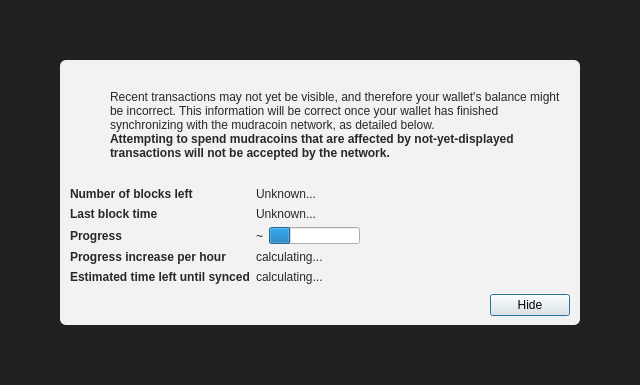
<?xml version="1.0" encoding="UTF-8"?>
<ui version="4.0">
 <class>ModalOverlay</class>
 <widget class="ModalOverlay" name="ModalOverlay">
  <property name="geometry">
   <rect>
    <x>0</x>
    <y>0</y>
    <width>640</width>
    <height>385</height>
   </rect>
  </property>
  <property name="windowTitle">
   <string>Form</string>
  </property>
  <layout class="QVBoxLayout" name="verticalLayout" stretch="0">
   <property name="sizeConstraint">
    <enum>QLayout::SetDefaultConstraint</enum>
   </property>
   <property name="leftMargin">
    <number>0</number>
   </property>
   <property name="topMargin">
    <number>0</number>
   </property>
   <property name="rightMargin">
    <number>0</number>
   </property>
   <property name="bottomMargin">
    <number>0</number>
   </property>
   <item>
    <widget class="QWidget" name="bgWidget" native="true">
     <property name="styleSheet">
      <string notr="true">#bgWidget { background: rgba(0,0,0,220); }</string>
     </property>
     <layout class="QVBoxLayout" name="verticalLayoutMain" stretch="1">
      <property name="leftMargin">
       <number>60</number>
      </property>
      <property name="topMargin">
       <number>60</number>
      </property>
      <property name="rightMargin">
       <number>60</number>
      </property>
      <property name="bottomMargin">
       <number>60</number>
      </property>
      <item>
       <widget class="QWidget" name="contentWidget" native="true">
        <property name="styleSheet">
         <string notr="true">#contentWidget { background: rgba(255,255,255,240); border-radius: 6px; }

QLabel { color: rgb(40,40,40);  }</string>
        </property>
        <layout class="QVBoxLayout" name="verticalLayoutSub" stretch="1,0,0,0">
         <property name="spacing">
          <number>0</number>
         </property>
         <property name="leftMargin">
          <number>10</number>
         </property>
         <property name="topMargin">
          <number>10</number>
         </property>
         <property name="rightMargin">
          <number>10</number>
         </property>
         <property name="bottomMargin">
          <number>10</number>
         </property>
         <item>
          <layout class="QHBoxLayout" name="horizontalLayoutIconText" stretch="0,1">
           <property name="topMargin">
            <number>20</number>
           </property>
           <item>
            <layout class="QVBoxLayout" name="verticalLayoutIcon">
             <property name="leftMargin">
              <number>0</number>
             </property>
             <item>
              <widget class="QPushButton" name="warningIcon">
               <property name="enabled">
                <bool>false</bool>
               </property>
               <property name="text">
                <string/>
               </property>
               <property name="icon">
                <iconset>
                 <normaloff>:/icons/warning</normaloff>
                 <disabledoff>:/icons/warning</disabledoff>:/icons/warning</iconset>
               </property>
               <property name="iconSize">
                <size>
                 <width>48</width>
                 <height>48</height>
                </size>
               </property>
               <property name="flat">
                <bool>true</bool>
               </property>
              </widget>
             </item>
             <item>
              <spacer name="verticalSpacerWarningIcon">
               <property name="orientation">
                <enum>Qt::Vertical</enum>
               </property>
               <property name="sizeHint" stdset="0">
                <size>
                 <width>20</width>
                 <height>40</height>
                </size>
               </property>
              </spacer>
             </item>
            </layout>
           </item>
           <item>
            <layout class="QVBoxLayout" name="verticalLayoutInfoText">
             <property name="leftMargin">
              <number>0</number>
             </property>
             <property name="topMargin">
              <number>0</number>
             </property>
             <item>
              <widget class="QLabel" name="infoText">
               <property name="text">
                <string>Recent transactions may not yet be visible, and therefore your wallet's balance might be incorrect. This information will be correct once your wallet has finished synchronizing with the mudracoin network, as detailed below.</string>
               </property>
               <property name="textFormat">
                <enum>Qt::RichText</enum>
               </property>
               <property name="wordWrap">
                <bool>true</bool>
               </property>
              </widget>
             </item>
             <item>
              <widget class="QLabel" name="infoTextStrong">
               <property name="font">
                <font>
                 <weight>75</weight>
                 <bold>true</bold>
                </font>
               </property>
               <property name="text">
                <string>Attempting to spend mudracoins that are affected by not-yet-displayed transactions will not be accepted by the network.</string>
               </property>
               <property name="textFormat">
                <enum>Qt::RichText</enum>
               </property>
               <property name="wordWrap">
                <bool>true</bool>
               </property>
              </widget>
             </item>
             <item>
              <spacer name="verticalSpacerInTextSpace">
               <property name="orientation">
                <enum>Qt::Vertical</enum>
               </property>
               <property name="sizeHint" stdset="0">
                <size>
                 <width>20</width>
                 <height>40</height>
                </size>
               </property>
              </spacer>
             </item>
            </layout>
           </item>
          </layout>
         </item>
         <item>
          <spacer name="verticalSpacerAfterText">
           <property name="orientation">
            <enum>Qt::Vertical</enum>
           </property>
           <property name="sizeHint" stdset="0">
            <size>
             <width>20</width>
             <height>40</height>
            </size>
           </property>
          </spacer>
         </item>
         <item>
          <layout class="QFormLayout" name="formLayout">
           <property name="fieldGrowthPolicy">
            <enum>QFormLayout::FieldsStayAtSizeHint</enum>
           </property>
           <property name="horizontalSpacing">
            <number>6</number>
           </property>
           <property name="verticalSpacing">
            <number>6</number>
           </property>
           <property name="topMargin">
            <number>10</number>
           </property>
           <item row="0" column="0">
            <widget class="QLabel" name="labelNumberOfBlocksLeft">
             <property name="font">
              <font>
               <weight>75</weight>
               <bold>true</bold>
              </font>
             </property>
             <property name="text">
              <string>Number of blocks left</string>
             </property>
            </widget>
           </item>
           <item row="0" column="1">
            <widget class="QLabel" name="numberOfBlocksLeft">
             <property name="text">
              <string>Unknown...</string>
             </property>
            </widget>
           </item>
           <item row="1" column="0">
            <widget class="QLabel" name="labelLastBlockTime">
             <property name="font">
              <font>
               <weight>75</weight>
               <bold>true</bold>
              </font>
             </property>
             <property name="text">
              <string>Last block time</string>
             </property>
            </widget>
           </item>
           <item row="1" column="1">
            <widget class="QLabel" name="newestBlockDate">
             <property name="sizePolicy">
              <sizepolicy hsizetype="Maximum" vsizetype="Preferred">
               <horstretch>0</horstretch>
               <verstretch>0</verstretch>
              </sizepolicy>
             </property>
             <property name="text">
              <string>Unknown...</string>
             </property>
            </widget>
           </item>
           <item row="2" column="0">
            <widget class="QLabel" name="labelSyncDone">
             <property name="font">
              <font>
               <weight>75</weight>
               <bold>true</bold>
              </font>
             </property>
             <property name="text">
              <string>Progress</string>
             </property>
            </widget>
           </item>
           <item row="2" column="1">
            <layout class="QHBoxLayout" name="horizontalLayoutSync" stretch="0,1">
             <item>
              <widget class="QLabel" name="percentageProgress">
               <property name="text">
                <string notr="true">~</string>
               </property>
              </widget>
             </item>
             <item>
              <widget class="QProgressBar" name="progressBar">
               <property name="value">
                <number>24</number>
               </property>
               <property name="format">
                <string/>
               </property>
              </widget>
             </item>
            </layout>
           </item>
           <item row="4" column="0">
            <widget class="QLabel" name="labelProgressIncrease">
             <property name="font">
              <font>
               <weight>75</weight>
               <bold>true</bold>
              </font>
             </property>
             <property name="text">
              <string>Progress increase per hour</string>
             </property>
            </widget>
           </item>
           <item row="4" column="1">
            <widget class="QLabel" name="progressIncreasePerH">
             <property name="text">
              <string>calculating...</string>
             </property>
            </widget>
           </item>
           <item row="5" column="0">
            <widget class="QLabel" name="labelEstimatedTimeLeft">
             <property name="font">
              <font>
               <weight>75</weight>
               <bold>true</bold>
              </font>
             </property>
             <property name="text">
              <string>Estimated time left until synced</string>
             </property>
            </widget>
           </item>
           <item row="5" column="1">
            <widget class="QLabel" name="expectedTimeLeft">
             <property name="text">
              <string>calculating...</string>
             </property>
            </widget>
           </item>
          </layout>
         </item>
         <item>
          <layout class="QHBoxLayout" name="horizontalLayoutButtons">
           <property name="leftMargin">
            <number>10</number>
           </property>
           <property name="topMargin">
            <number>10</number>
           </property>
           <item>
            <spacer name="horizontalSpacer">
             <property name="orientation">
              <enum>Qt::Horizontal</enum>
             </property>
             <property name="sizeHint" stdset="0">
              <size>
               <width>40</width>
               <height>20</height>
              </size>
             </property>
            </spacer>
           </item>
           <item>
            <widget class="QPushButton" name="closeButton">
             <property name="text">
              <string>Hide</string>
             </property>
             <property name="focusPolicy">
              <enum>Qt::StrongFocus</enum>
             </property>
             <property name="default">
              <bool>true</bool>
             </property>
            </widget>
           </item>
          </layout>
         </item>
        </layout>
       </widget>
      </item>
     </layout>
    </widget>
   </item>
  </layout>
 </widget>
 <customwidgets>
  <customwidget>
   <class>ModalOverlay</class>
   <extends>QWidget</extends>
   <header>qt/modaloverlay.h</header>
   <container>1</container>
  </customwidget>
 </customwidgets>
 <resources/>
 <connections/>
</ui>
